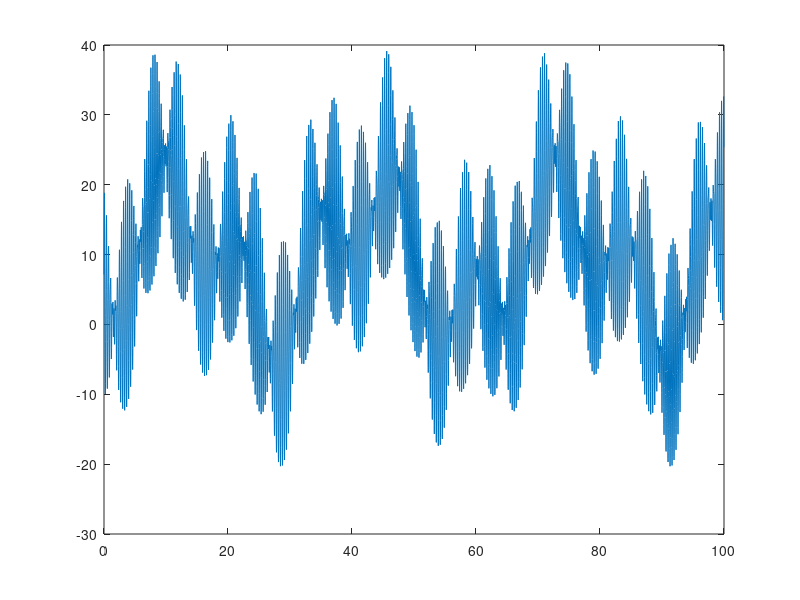

MATLAB code to generate this figure: (Note: this script raises an error after producing the figure.)
%% GP_AsynAggregation_ToyExampleTest
clear;
%%
t_set = 0:0.02:((5000 - 1) * 0.02);
x1 = tan(0.2 * t_set);
x2 = cos(0.2 * t_set);
x3 = sin(18.5 * t_set);
x4 = 0.5 * t_set;
x_set = [x1;x2;x3;x4];
y_set = 6.5 * (x1 .* x2) - 5.5 * x2 + 7 * exp(x3) + ...
	8 * sin(40 * x4 + pi / 4) - 7 * sin(x4);
figure;
plot(t_set,y_set,'-');
%%
gp = fitrgp(x_set',y_set, ...
	'KernelFunction','ardsquaredexponential','Standardize',false);
SigmaL = gp.KernelInformation.KernelParameters(1:end-1);
SigmaF = gp.KernelInformation.KernelParameters(end);
SigmaN = gp.Sigma;
%%
TrainDataSet.X = x_set;
TrainDataSet.Y = y_set;
x_dim = size(x_set,1);
y_dim = size(y_set,1);
HyperparameterSet = cell(y_dim,1);
HyperparameterSet{1}.SigmaN = SigmaN;
HyperparameterSet{1}.SigmaL = SigmaL;
HyperparameterSet{1}.SigmaF = SigmaF;
save('Specified Model\GP Asynchronous Aggregation\DataSet_Toy.mat', ...
	'HyperparameterSet','TrainDataSet','x_dim','y_dim');
